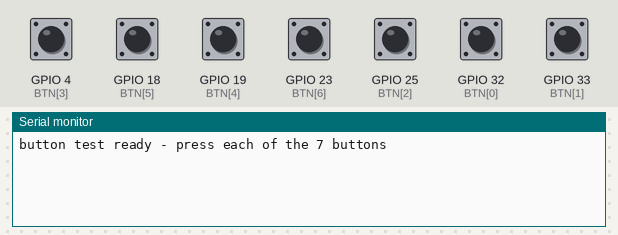
This sketch was run on a simulated ESP32. On the bench: the last lines printed to the serial monitor. The test bench sets the inputs (shaded band); at power-on: GPIO 4 (BTN[3]), GPIO 18 (BTN[5]), GPIO 19 (BTN[4]), GPIO 23 (BTN[6]), GPIO 25 (BTN[2]), GPIO 32 (BTN[0]), GPIO 33 (BTN[1]) HIGH.

Above: at 1.2 s.
1.3 s: GPIO 4 (BTN[3]) pulled LOW for 0.15 s
At 2.5 s:
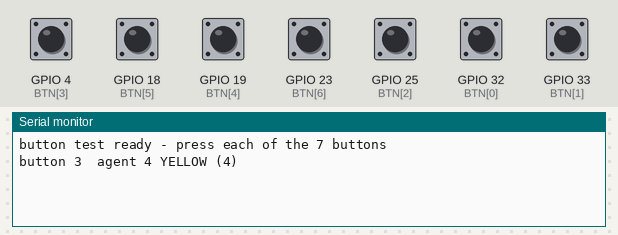
2.9 s: GPIO 18 (BTN[5]) pulled LOW for 0.15 s
At 4.0 s:
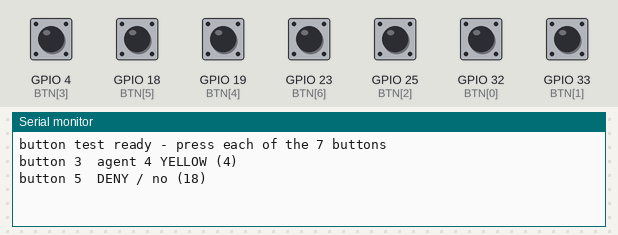
4.5 s: GPIO 19 (BTN[4]) pulled LOW for 0.15 s
At 5.2 s:
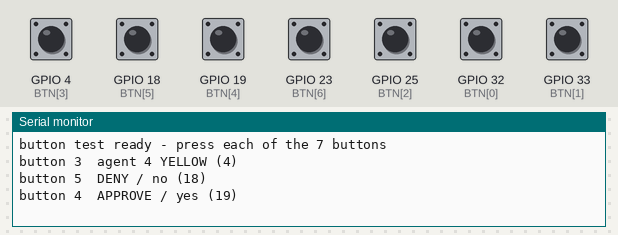
6.1 s: GPIO 23 (BTN[6]) pulled LOW for 0.15 s
At 6.4 s:
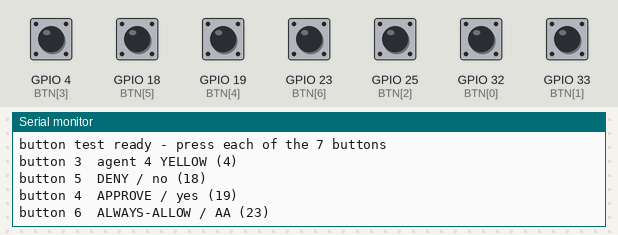
7.7 s: GPIO 25 (BTN[2]) pulled LOW for 0.15 s
At 8.8 s:
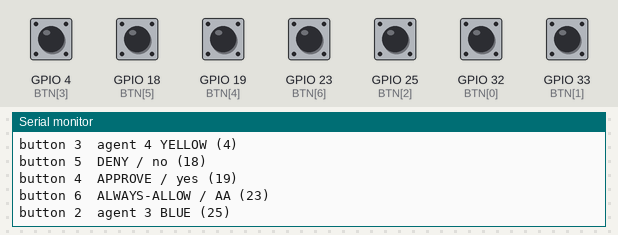
9.3 s: GPIO 32 (BTN[0]) pulled LOW for 0.15 s
At 10.0 s:
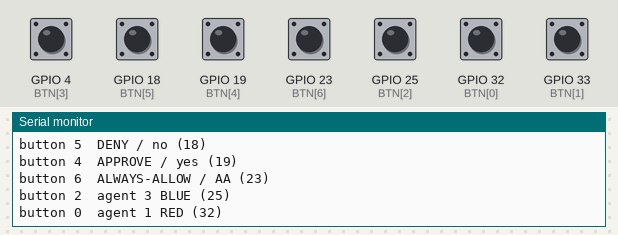

Measured:
- after the input at 1.3 s, the serial monitor: prints a new line at once (image 1)
- after the input at 2.9 s, the serial monitor: prints a new line at once (image 2)
- after the input at 4.5 s, the serial monitor: prints a new line at once (image 3)
- after the input at 6.1 s, the serial monitor: prints a new line at once (image 4)
- after the input at 7.7 s, the serial monitor: prints a new line at once (image 5)
- after the input at 9.3 s, the serial monitor: prints a new line at once (image 6)

The sketch:

btntest.ino
```cpp
// Milestone 4 test: print a line whenever a button is pressed (debounced).
// All SEVEN buttons: 4 agent-select, then approve / deny / always-allow.
const int BTN[7] = {32, 33, 25, 4, 19, 18, 23};
const char* NAME[7] = {
  "button 0  agent 1 RED (32)",
  "button 1  agent 2 GREEN (33)",
  "button 2  agent 3 BLUE (25)",
  "button 3  agent 4 YELLOW (4)",
  "button 4  APPROVE / yes (19)",
  "button 5  DENY / no (18)",
  "button 6  ALWAYS-ALLOW / AA (23)"
};
int last[7] = {HIGH, HIGH, HIGH, HIGH, HIGH, HIGH, HIGH};
unsigned long changed[7] = {0, 0, 0, 0, 0, 0, 0};

void setup() {
  Serial.begin(115200);
  for (int i = 0; i < 7; i++) pinMode(BTN[i], INPUT_PULLUP);
  Serial.println("button test ready - press each of the 7 buttons");
}

void loop() {
  unsigned long t = millis();
  for (int i = 0; i < 7; i++) {
    int v = digitalRead(BTN[i]);
    if (v != last[i] && t - changed[i] > 50) {
      changed[i] = t;
      last[i] = v;
      if (v == LOW) Serial.println(NAME[i]);
    }
  }
}
```
